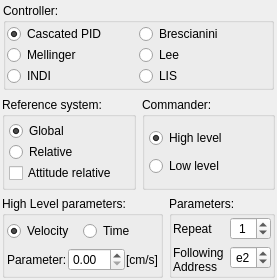
             <widget class="QFrame" name="frame_11">
              <property name="frameShape">
               <enum>QFrame::NoFrame</enum>
              </property>
              <property name="frameShadow">
               <enum>QFrame::Raised</enum>
              </property>
              <layout class="QHBoxLayout" name="horizontalLayout_13">
               <property name="spacing">
                <number>3</number>
               </property>
               <property name="leftMargin">
                <number>1</number>
               </property>
               <property name="topMargin">
                <number>1</number>
               </property>
               <property name="rightMargin">
                <number>1</number>
               </property>
               <property name="bottomMargin">
                <number>1</number>
               </property>
               <item>
                <widget class="QFrame" name="frame_13">
                 <property name="frameShape">
                  <enum>QFrame::NoFrame</enum>
                 </property>
                 <property name="frameShadow">
                  <enum>QFrame::Raised</enum>
                 </property>
                 <layout class="QVBoxLayout" name="verticalLayout_14">
                  <property name="leftMargin">
                   <number>1</number>
                  </property>
                  <property name="topMargin">
                   <number>1</number>
                  </property>
                  <property name="rightMargin">
                   <number>1</number>
                  </property>
                  <property name="bottomMargin">
                   <number>1</number>
                  </property>
                  <item>
                   <widget class="QFrame" name="frame_12">
                    <property name="frameShape">
                     <enum>QFrame::NoFrame</enum>
                    </property>
                    <property name="frameShadow">
                     <enum>QFrame::Raised</enum>
                    </property>
                    <layout class="QHBoxLayout" name="horizontalLayout_14">
                     <property name="spacing">
                      <number>1</number>
                     </property>
                     <property name="leftMargin">
                      <number>1</number>
                     </property>
                     <property name="topMargin">
                      <number>1</number>
                     </property>
                     <property name="rightMargin">
                      <number>1</number>
                     </property>
                     <property name="bottomMargin">
                      <number>1</number>
                     </property>
                     <item>
                      <widget class="QGroupBox" name="groupBox">
                       <property name="sizePolicy">
                        <sizepolicy hsizetype="Preferred" vsizetype="Preferred">
                         <horstretch>0</horstretch>
                         <verstretch>0</verstretch>
                        </sizepolicy>
                       </property>
                       <property name="title">
                        <string>Controller:</string>
                       </property>
                       <layout class="QGridLayout" name="gridLayout_4">
                        <property name="leftMargin">
                         <number>1</number>
                        </property>
                        <property name="topMargin">
                         <number>1</number>
                        </property>
                        <property name="rightMargin">
                         <number>1</number>
                        </property>
                        <property name="bottomMargin">
                         <number>1</number>
                        </property>
                        <property name="spacing">
                         <number>1</number>
                        </property>
                        <item row="0" column="0">
                         <widget class="QRadioButton" name="rbt_cascated_pid">
                          <property name="text">
                           <string>Cascated PID</string>
                          </property>
                          <property name="checked">
                           <bool>true</bool>
                          </property>
                         </widget>
                        </item>
                        <item row="0" column="1">
                         <widget class="QRadioButton" name="rbt_brescianini">
                          <property name="text">
                           <string>Brescianini</string>
                          </property>
                         </widget>
                        </item>
                        <item row="1" column="0">
                         <widget class="QRadioButton" name="rbt_mellinger">
                          <property name="text">
                           <string>Mellinger</string>
                          </property>
                         </widget>
                        </item>
                        <item row="3" column="0">
                         <widget class="QRadioButton" name="rbt_indi">
                          <property name="text">
                           <string>INDI</string>
                          </property>
                         </widget>
                        </item>
                        <item row="3" column="1">
                         <widget class="QRadioButton" name="rbt_lis">
                          <property name="text">
                           <string>LIS</string>
                          </property>
                         </widget>
                        </item>
                        <item row="1" column="1">
                         <widget class="QRadioButton" name="rbt_lee">
                          <property name="text">
                           <string>Lee</string>
                          </property>
                         </widget>
                        </item>
                       </layout>
                      </widget>
                     </item>
                    </layout>
                   </widget>
                  </item>
                  <item>
                   <widget class="QFrame" name="frame_15">
                    <property name="frameShape">
                     <enum>QFrame::NoFrame</enum>
                    </property>
                    <property name="frameShadow">
                     <enum>QFrame::Raised</enum>
                    </property>
                    <layout class="QHBoxLayout" name="horizontalLayout_17">
                     <property name="leftMargin">
                      <number>0</number>
                     </property>
                     <property name="topMargin">
                      <number>0</number>
                     </property>
                     <property name="rightMargin">
                      <number>0</number>
                     </property>
                     <property name="bottomMargin">
                      <number>0</number>
                     </property>
                     <item>
                      <widget class="QGroupBox" name="groupBox_12">
                       <property name="title">
                        <string>Reference system:</string>
                       </property>
                       <layout class="QVBoxLayout" name="verticalLayout_3">
                        <property name="spacing">
                         <number>1</number>
                        </property>
                        <property name="leftMargin">
                         <number>4</number>
                        </property>
                        <property name="topMargin">
                         <number>4</number>
                        </property>
                        <property name="rightMargin">
                         <number>4</number>
                        </property>
                        <property name="bottomMargin">
                         <number>4</number>
                        </property>
                        <item>
                         <widget class="QRadioButton" name="rbt_global">
                          <property name="text">
                           <string>Global</string>
                          </property>
                          <property name="checked">
                           <bool>true</bool>
                          </property>
                         </widget>
                        </item>
                        <item>
                         <widget class="QRadioButton" name="rbt_relative">
                          <property name="text">
                           <string>Relative</string>
                          </property>
                         </widget>
                        </item>
                        <item>
                         <widget class="QCheckBox" name="chbx_attitude_relative">
                          <property name="text">
                           <string>Attitude relative</string>
                          </property>
                         </widget>
                        </item>
                       </layout>
                      </widget>
                     </item>
                     <item>
                      <widget class="QGroupBox" name="groupBox_16">
                       <property name="title">
                        <string>Commander:</string>
                       </property>
                       <layout class="QVBoxLayout" name="verticalLayout_2">
                        <property name="spacing">
                         <number>1</number>
                        </property>
                        <property name="leftMargin">
                         <number>4</number>
                        </property>
                        <property name="topMargin">
                         <number>4</number>
                        </property>
                        <property name="rightMargin">
                         <number>4</number>
                        </property>
                        <property name="bottomMargin">
                         <number>4</number>
                        </property>
                        <item>
                         <widget class="QRadioButton" name="rbt_high_level">
                          <property name="text">
                           <string>High level</string>
                          </property>
                          <property name="checked">
                           <bool>true</bool>
                          </property>
                         </widget>
                        </item>
                        <item>
                         <widget class="QRadioButton" name="rbt_low_level">
                          <property name="text">
                           <string>Low level</string>
                          </property>
                         </widget>
                        </item>
                       </layout>
                      </widget>
                     </item>
                    </layout>
                   </widget>
                  </item>
                  <item>
                   <widget class="QFrame" name="frame_2">
                    <property name="frameShape">
                     <enum>QFrame::NoFrame</enum>
                    </property>
                    <property name="frameShadow">
                     <enum>QFrame::Raised</enum>
                    </property>
                    <layout class="QHBoxLayout" name="horizontalLayout_18">
                     <property name="leftMargin">
                      <number>0</number>
                     </property>
                     <property name="topMargin">
                      <number>0</number>
                     </property>
                     <property name="rightMargin">
                      <number>0</number>
                     </property>
                     <property name="bottomMargin">
                      <number>0</number>
                     </property>
                     <item>
                      <widget class="QGroupBox" name="gpbx_high_level_parameters">
                       <property name="sizePolicy">
                        <sizepolicy hsizetype="MinimumExpanding" vsizetype="Preferred">
                         <horstretch>0</horstretch>
                         <verstretch>0</verstretch>
                        </sizepolicy>
                       </property>
                       <property name="title">
                        <string>High Level parameters:</string>
                       </property>
                       <layout class="QVBoxLayout" name="verticalLayout_11">
                        <property name="spacing">
                         <number>1</number>
                        </property>
                        <property name="leftMargin">
                         <number>1</number>
                        </property>
                        <property name="topMargin">
                         <number>1</number>
                        </property>
                        <property name="rightMargin">
                         <number>1</number>
                        </property>
                        <property name="bottomMargin">
                         <number>1</number>
                        </property>
                        <item>
                         <widget class="QFrame" name="frame_9">
                          <property name="frameShape">
                           <enum>QFrame::NoFrame</enum>
                          </property>
                          <property name="frameShadow">
                           <enum>QFrame::Raised</enum>
                          </property>
                          <layout class="QHBoxLayout" name="horizontalLayout_10">
                           <property name="spacing">
                            <number>1</number>
                           </property>
                           <property name="leftMargin">
                            <number>1</number>
                           </property>
                           <property name="topMargin">
                            <number>1</number>
                           </property>
                           <property name="rightMargin">
                            <number>1</number>
                           </property>
                           <property name="bottomMargin">
                            <number>1</number>
                           </property>
                           <item>
                            <widget class="QRadioButton" name="rbt_hl_param_velocity">
                             <property name="text">
                              <string>Velocity</string>
                             </property>
                             <property name="checked">
                              <bool>true</bool>
                             </property>
                            </widget>
                           </item>
                           <item>
                            <widget class="QRadioButton" name="rbt_hl_param_time">
                             <property name="text">
                              <string>Time</string>
                             </property>
                            </widget>
                           </item>
                          </layout>
                         </widget>
                        </item>
                        <item>
                         <widget class="QFrame" name="frame_5">
                          <property name="frameShape">
                           <enum>QFrame::NoFrame</enum>
                          </property>
                          <property name="frameShadow">
                           <enum>QFrame::Raised</enum>
                          </property>
                          <layout class="QHBoxLayout" name="horizontalLayout_11">
                           <property name="spacing">
                            <number>1</number>
                           </property>
                           <property name="leftMargin">
                            <number>1</number>
                           </property>
                           <property name="topMargin">
                            <number>1</number>
                           </property>
                           <property name="rightMargin">
                            <number>1</number>
                           </property>
                           <property name="bottomMargin">
                            <number>1</number>
                           </property>
                           <item>
                            <widget class="QLabel" name="lb_param_high_level">
                             <property name="text">
                              <string>Parameter:</string>
                             </property>
                            </widget>
                           </item>
                           <item>
                            <widget class="QDoubleSpinBox" name="spbx_hl_command_parameter">
                             <property name="singleStep">
                              <double>0.100000000000000</double>
                             </property>
                            </widget>
                           </item>
                           <item>
                            <widget class="QLabel" name="lb_param_units">
                             <property name="text">
                              <string>[cm/s]</string>
                             </property>
                            </widget>
                           </item>
                          </layout>
                         </widget>
                        </item>
                       </layout>
                      </widget>
                     </item>
                     <item>
                      <widget class="QGroupBox" name="groupBox_17">
                       <property name="sizePolicy">
                        <sizepolicy hsizetype="Minimum" vsizetype="Preferred">
                         <horstretch>0</horstretch>
                         <verstretch>0</verstretch>
                        </sizepolicy>
                       </property>
                       <property name="title">
                        <string>Parameters:</string>
                       </property>
                       <layout class="QFormLayout" name="formLayout">
                        <property name="leftMargin">
                         <number>1</number>
                        </property>
                        <property name="topMargin">
                         <number>1</number>
                        </property>
                        <property name="rightMargin">
                         <number>1</number>
                        </property>
                        <property name="bottomMargin">
                         <number>1</number>
                        </property>
                        <item row="0" column="1">
                         <widget class="QSpinBox" name="spbx_loop">
                          <property name="alignment">
                           <set>Qt::AlignCenter</set>
                          </property>
                          <property name="value">
                           <number>1</number>
                          </property>
                         </widget>
                        </item>
                        <item row="1" column="1">
                         <widget class="QSpinBox" name="spbx_follow_address">
                          <property name="alignment">
                           <set>Qt::AlignCenter</set>
                          </property>
                          <property name="maximum">
                           <number>255</number>
                          </property>
                          <property name="value">
                           <number>226</number>
                          </property>
                          <property name="displayIntegerBase">
                           <number>16</number>
                          </property>
                         </widget>
                        </item>
                        <item row="0" column="0">
                         <widget class="QLabel" name="label">
                          <property name="text">
                           <string>Repeat</string>
                          </property>
                         </widget>
                        </item>
                        <item row="1" column="0">
                         <widget class="QLabel" name="label_2">
                          <property name="text">
                           <string>Following
Address</string>
                          </property>
                         </widget>
                        </item>
                       </layout>
                      </widget>
                     </item>
                    </layout>
                   </widget>
                  </item>
                 </layout>
                </widget>
               </item>
              </layout>
             </widget>
